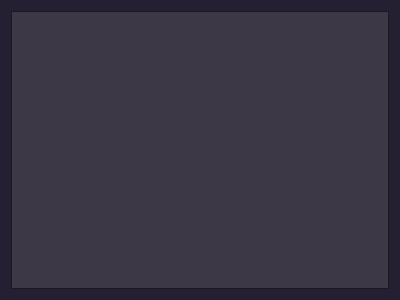
<?xml version="1.0" encoding="UTF-8"?>
<ui version="4.0">
 <class>Form</class>
 <widget class="QWidget" name="Form">
  <property name="geometry">
   <rect>
    <x>0</x>
    <y>0</y>
    <width>400</width>
    <height>300</height>
   </rect>
  </property>
  <property name="palette">
   <palette>
    <active>
     <colorrole role="WindowText">
      <brush brushstyle="SolidPattern">
       <color alpha="255">
        <red>255</red>
        <green>255</green>
        <blue>255</blue>
       </color>
      </brush>
     </colorrole>
     <colorrole role="Button">
      <brush brushstyle="SolidPattern">
       <color alpha="255">
        <red>61</red>
        <green>56</green>
        <blue>70</blue>
       </color>
      </brush>
     </colorrole>
     <colorrole role="Light">
      <brush brushstyle="SolidPattern">
       <color alpha="255">
        <red>94</red>
        <green>92</green>
        <blue>100</blue>
       </color>
      </brush>
     </colorrole>
     <colorrole role="Midlight">
      <brush brushstyle="SolidPattern">
       <color alpha="255">
        <red>61</red>
        <green>56</green>
        <blue>70</blue>
       </color>
      </brush>
     </colorrole>
     <colorrole role="Dark">
      <brush brushstyle="SolidPattern">
       <color alpha="255">
        <red>0</red>
        <green>0</green>
        <blue>0</blue>
       </color>
      </brush>
     </colorrole>
     <colorrole role="Mid">
      <brush brushstyle="SolidPattern">
       <color alpha="255">
        <red>61</red>
        <green>56</green>
        <blue>70</blue>
       </color>
      </brush>
     </colorrole>
     <colorrole role="Text">
      <brush brushstyle="SolidPattern">
       <color alpha="255">
        <red>255</red>
        <green>255</green>
        <blue>255</blue>
       </color>
      </brush>
     </colorrole>
     <colorrole role="ButtonText">
      <brush brushstyle="SolidPattern">
       <color alpha="255">
        <red>255</red>
        <green>255</green>
        <blue>255</blue>
       </color>
      </brush>
     </colorrole>
     <colorrole role="Base">
      <brush brushstyle="SolidPattern">
       <color alpha="255">
        <red>61</red>
        <green>56</green>
        <blue>70</blue>
       </color>
      </brush>
     </colorrole>
     <colorrole role="Window">
      <brush brushstyle="SolidPattern">
       <color alpha="255">
        <red>36</red>
        <green>31</green>
        <blue>49</blue>
       </color>
      </brush>
     </colorrole>
     <colorrole role="Shadow">
      <brush brushstyle="SolidPattern">
       <color alpha="255">
        <red>94</red>
        <green>92</green>
        <blue>100</blue>
       </color>
      </brush>
     </colorrole>
     <colorrole role="Highlight">
      <brush brushstyle="SolidPattern">
       <color alpha="255">
        <red>36</red>
        <green>31</green>
        <blue>49</blue>
       </color>
      </brush>
     </colorrole>
     <colorrole role="HighlightedText">
      <brush brushstyle="SolidPattern">
       <color alpha="255">
        <red>98</red>
        <green>160</green>
        <blue>234</blue>
       </color>
      </brush>
     </colorrole>
     <colorrole role="AlternateBase">
      <brush brushstyle="SolidPattern">
       <color alpha="255">
        <red>61</red>
        <green>56</green>
        <blue>70</blue>
       </color>
      </brush>
     </colorrole>
     <colorrole role="PlaceholderText">
      <brush brushstyle="SolidPattern">
       <color alpha="128">
        <red>255</red>
        <green>255</green>
        <blue>255</blue>
       </color>
      </brush>
     </colorrole>
    </active>
    <inactive>
     <colorrole role="WindowText">
      <brush brushstyle="SolidPattern">
       <color alpha="255">
        <red>255</red>
        <green>255</green>
        <blue>255</blue>
       </color>
      </brush>
     </colorrole>
     <colorrole role="Button">
      <brush brushstyle="SolidPattern">
       <color alpha="255">
        <red>61</red>
        <green>56</green>
        <blue>70</blue>
       </color>
      </brush>
     </colorrole>
     <colorrole role="Light">
      <brush brushstyle="SolidPattern">
       <color alpha="255">
        <red>94</red>
        <green>92</green>
        <blue>100</blue>
       </color>
      </brush>
     </colorrole>
     <colorrole role="Midlight">
      <brush brushstyle="SolidPattern">
       <color alpha="255">
        <red>61</red>
        <green>56</green>
        <blue>70</blue>
       </color>
      </brush>
     </colorrole>
     <colorrole role="Dark">
      <brush brushstyle="SolidPattern">
       <color alpha="255">
        <red>0</red>
        <green>0</green>
        <blue>0</blue>
       </color>
      </brush>
     </colorrole>
     <colorrole role="Mid">
      <brush brushstyle="SolidPattern">
       <color alpha="255">
        <red>61</red>
        <green>56</green>
        <blue>70</blue>
       </color>
      </brush>
     </colorrole>
     <colorrole role="Text">
      <brush brushstyle="SolidPattern">
       <color alpha="255">
        <red>255</red>
        <green>255</green>
        <blue>255</blue>
       </color>
      </brush>
     </colorrole>
     <colorrole role="ButtonText">
      <brush brushstyle="SolidPattern">
       <color alpha="255">
        <red>255</red>
        <green>255</green>
        <blue>255</blue>
       </color>
      </brush>
     </colorrole>
     <colorrole role="Base">
      <brush brushstyle="SolidPattern">
       <color alpha="255">
        <red>61</red>
        <green>56</green>
        <blue>70</blue>
       </color>
      </brush>
     </colorrole>
     <colorrole role="Window">
      <brush brushstyle="SolidPattern">
       <color alpha="255">
        <red>36</red>
        <green>31</green>
        <blue>49</blue>
       </color>
      </brush>
     </colorrole>
     <colorrole role="Shadow">
      <brush brushstyle="SolidPattern">
       <color alpha="255">
        <red>94</red>
        <green>92</green>
        <blue>100</blue>
       </color>
      </brush>
     </colorrole>
     <colorrole role="Highlight">
      <brush brushstyle="SolidPattern">
       <color alpha="255">
        <red>36</red>
        <green>31</green>
        <blue>49</blue>
       </color>
      </brush>
     </colorrole>
     <colorrole role="HighlightedText">
      <brush brushstyle="SolidPattern">
       <color alpha="255">
        <red>98</red>
        <green>160</green>
        <blue>234</blue>
       </color>
      </brush>
     </colorrole>
     <colorrole role="AlternateBase">
      <brush brushstyle="SolidPattern">
       <color alpha="255">
        <red>61</red>
        <green>56</green>
        <blue>70</blue>
       </color>
      </brush>
     </colorrole>
     <colorrole role="PlaceholderText">
      <brush brushstyle="SolidPattern">
       <color alpha="128">
        <red>255</red>
        <green>255</green>
        <blue>255</blue>
       </color>
      </brush>
     </colorrole>
    </inactive>
    <disabled>
     <colorrole role="WindowText">
      <brush brushstyle="SolidPattern">
       <color alpha="255">
        <red>0</red>
        <green>0</green>
        <blue>0</blue>
       </color>
      </brush>
     </colorrole>
     <colorrole role="Button">
      <brush brushstyle="SolidPattern">
       <color alpha="255">
        <red>61</red>
        <green>56</green>
        <blue>70</blue>
       </color>
      </brush>
     </colorrole>
     <colorrole role="Light">
      <brush brushstyle="SolidPattern">
       <color alpha="255">
        <red>94</red>
        <green>92</green>
        <blue>100</blue>
       </color>
      </brush>
     </colorrole>
     <colorrole role="Midlight">
      <brush brushstyle="SolidPattern">
       <color alpha="255">
        <red>61</red>
        <green>56</green>
        <blue>70</blue>
       </color>
      </brush>
     </colorrole>
     <colorrole role="Dark">
      <brush brushstyle="SolidPattern">
       <color alpha="255">
        <red>0</red>
        <green>0</green>
        <blue>0</blue>
       </color>
      </brush>
     </colorrole>
     <colorrole role="Mid">
      <brush brushstyle="SolidPattern">
       <color alpha="255">
        <red>61</red>
        <green>56</green>
        <blue>70</blue>
       </color>
      </brush>
     </colorrole>
     <colorrole role="Text">
      <brush brushstyle="SolidPattern">
       <color alpha="255">
        <red>0</red>
        <green>0</green>
        <blue>0</blue>
       </color>
      </brush>
     </colorrole>
     <colorrole role="ButtonText">
      <brush brushstyle="SolidPattern">
       <color alpha="255">
        <red>0</red>
        <green>0</green>
        <blue>0</blue>
       </color>
      </brush>
     </colorrole>
     <colorrole role="Base">
      <brush brushstyle="SolidPattern">
       <color alpha="255">
        <red>36</red>
        <green>31</green>
        <blue>49</blue>
       </color>
      </brush>
     </colorrole>
     <colorrole role="Window">
      <brush brushstyle="SolidPattern">
       <color alpha="255">
        <red>36</red>
        <green>31</green>
        <blue>49</blue>
       </color>
      </brush>
     </colorrole>
     <colorrole role="Shadow">
      <brush brushstyle="SolidPattern">
       <color alpha="255">
        <red>94</red>
        <green>92</green>
        <blue>100</blue>
       </color>
      </brush>
     </colorrole>
     <colorrole role="Highlight">
      <brush brushstyle="SolidPattern">
       <color alpha="255">
        <red>145</red>
        <green>145</green>
        <blue>145</blue>
       </color>
      </brush>
     </colorrole>
     <colorrole role="HighlightedText">
      <brush brushstyle="SolidPattern">
       <color alpha="255">
        <red>98</red>
        <green>160</green>
        <blue>234</blue>
       </color>
      </brush>
     </colorrole>
     <colorrole role="AlternateBase">
      <brush brushstyle="SolidPattern">
       <color alpha="255">
        <red>61</red>
        <green>56</green>
        <blue>70</blue>
       </color>
      </brush>
     </colorrole>
     <colorrole role="PlaceholderText">
      <brush brushstyle="SolidPattern">
       <color alpha="128">
        <red>255</red>
        <green>255</green>
        <blue>255</blue>
       </color>
      </brush>
     </colorrole>
    </disabled>
   </palette>
  </property>
  <property name="windowTitle">
   <string>Form</string>
  </property>
  <layout class="QGridLayout" name="gridLayout">
   <item row="0" column="0">
    <widget class="QListView" name="configList"/>
   </item>
  </layout>
 </widget>
 <resources/>
 <connections/>
</ui>
